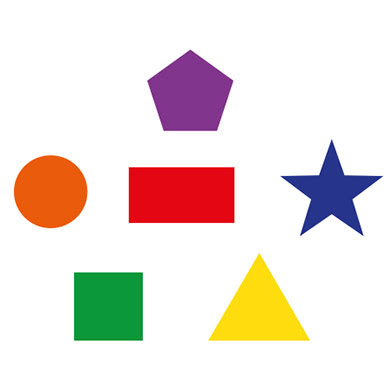
#> input picture img_geometric.jpg, 392 x 392 px
$ python main.py
#> lines starting #> are read from the running program, lines starting #| are printed output that depends on the picture; after the words box and inside, x2 and y2 are one past the last pixel; in counts of white or black regions, pixels touching at a corner belong together
import cv2
img =cv2.imread("img_geometric.jpg")
#> img is the input picture: shape (392, 392, 3); mean B, G, R 219.8, 225.7, 236.9
gray=cv2.cvtColor(img,cv2.COLOR_BGR2GRAY)
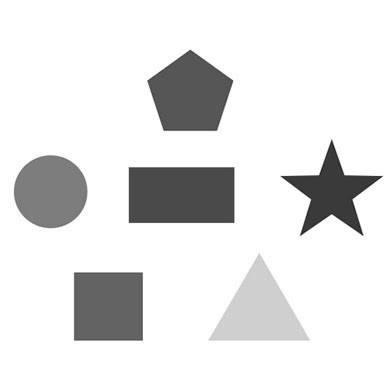
#> gray: shape (392, 392); min 24, max 255, mean 228.4
_,thresh=cv2.threshold(gray,240,250,cv2.THRESH_BINARY)
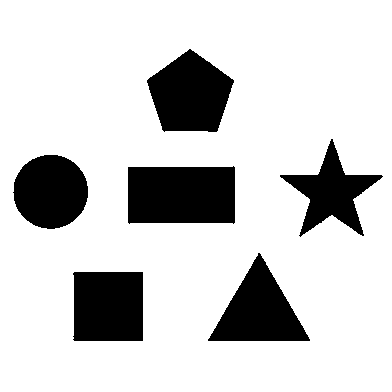
#> thresh: shape (392, 392); values 0 (black) and 250 (white), 81.6% white; 6 black regions
contours,_=cv2.findContours(thresh,cv2.RETR_TREE, cv2.CHAIN_APPROX_NONE)
#> contours = 7 contours; box (x1, y1, x2, y2) and area: (0, 0, 392, 392) 152881, (127, 165, 236, 225) 6157, (146, 48, 235, 133) 5108, (72, 271, 144, 342) 4902, (207, 252, 311, 342) 4722, (12, 154, 89, 230) 4438, (279, 138, 384, 238) 3834
cv2.imshow("img",img)
# find approxmat
for contour in contours:
    approx=cv2.approxPolyDP(contour,0.01*cv2.arcLength(contour,True),True)
    cv2.drawContours(img,[approx],0,(0,255,0),2)
    x=approx.ravel()[0]
    y=approx.ravel()[1]
    if len(approx)==3:
        print(approx)
        cv2.putText(img,"triangle",(x,y),cv2.FONT_HERSHEY_SIMPLEX,0.5,(0,0,0))

    elif len(approx)==4:
        xc,yc,w,h=cv2.boundingRect(approx)
        ratio=float(w)/h
        if (ratio>=0.95) and (ratio<=1.05):
            cv2.putText(img,"square",(x,y),cv2.FONT_HERSHEY_SIMPLEX,0.5,(0,0,0),1)
        else:
            cv2.putText(img, "rectangle", (x, y), cv2.FONT_HERSHEY_SIMPLEX, 0.5, (0, 0, 0), 1)


    elif len(approx)==5:
        cv2.putText(img, "Pentagon", (x, y), cv2.FONT_HERSHEY_COMPLEX, 0.5, (0, 0, 0))
    elif len(approx) == 10:

        cv2.putText(img, "Star", (x, y), cv2.FONT_HERSHEY_COMPLEX, 0.5, (0, 0, 0))
    else:
        cv2.putText(img, "Circle", (x, y), cv2.FONT_HERSHEY_COMPLEX, 0.5, (0, 0, 0))
#> this loop made 7 passes
#> (approx, x, y, xc, yc, w, h, ratio) on passes 1, 2, 4: ([[0, 0], [0, 391], [391, 391], [391, 0]], 0, 0, 0, 0, 392, 392, 1), ([[72, 273], [142, 271], [143, 340], [74, 341]], 72, 273, 72, 271, 72, 71, 1.01), ([[235, 167], [233, 224], [127, 222], [128, 166]], 235, 167, 127, 166, 109, 59, 1.85)
#> (x, y) on passes 5 to 7: (44, 154), (332, 138), (189, 48)
#| [[[258 252]]
#|  [[309 341]]
#|  [[207 340]]]
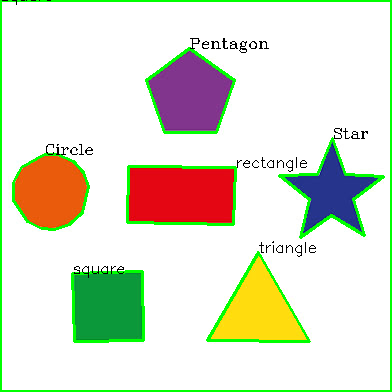
#> img: shape (392, 392, 3); 6.05% of pixels changed, all inside (x1, y1, x2, y2) = (0, 0, 392, 392)

cv2.imshow("shapes",img)
cv2.imwrite("D:\projects\python_pycharm\detect_geometric_shapes\output.jpg",img)
cv2.waitKey(0)
cv2.destroyWindow()
"""

import numpy as np

import cv2

img = cv2.imread("shappes.jpg")

imgGrey = cv2.cvtColor(img, cv2.COLOR_BGR2GRAY)

_, thrash = cv2.threshold(imgGrey, 240, 255, cv2.THRESH_BINARY)

contours, _ = cv2.findContours(thrash, cv2.RETR_TREE, cv2.CHAIN_APPROX_NONE)


cv2.imshow("img", img)

for contour in contours:

    approx = cv2.approxPolyDP(contour, 0.01* cv2.arcLength(contour, True), True)

    cv2.drawContours(img, [approx], 0, (0, 0, 0), 5)

    x = approx.ravel()[0]

    y = approx.ravel()[1] - 5

    if len(approx) == 3:

        cv2.putText(img, "Triangle", (x, y), cv2.FONT_HERSHEY_COMPLEX, 0.5, (0, 0, 0))

    elif len(approx) == 4 :

        x1 ,y1, w, h = cv2.boundingRect(approx)

        aspectRatio = float(w)/h

        print(aspectRatio)

        if aspectRatio >= 0.95 and aspectRatio <= 1.05:

          cv2.putText(img, "square", (x, y), cv2.FONT_HERSHEY_COMPLEX, 0.5, (0, 0, 0))

        else:

          cv2.putText(img, "rectangle", (x, y), cv2.FONT_HERSHEY_COMPLEX, 0.5, (0, 0, 0))

    elif len(approx) == 5:

        cv2.putText(img, "Pentagon", (x, y), cv2.FONT_HERSHEY_COMPLEX, 0.5, (0, 0, 0))

    elif len(approx) == 10:

        cv2.putText(img, "Star", (x, y), cv2.FONT_HERSHEY_COMPLEX, 0.5, (0, 0, 0))

    else:

        cv2.putText(img, "Circle", (x, y), cv2.FONT_HERSHEY_COMPLEX, 0.5, (0, 0, 0))

cv2.imshow("shapes", img)

cv2.waitKey(0)

cv2.destroyAllWindows()
"""
